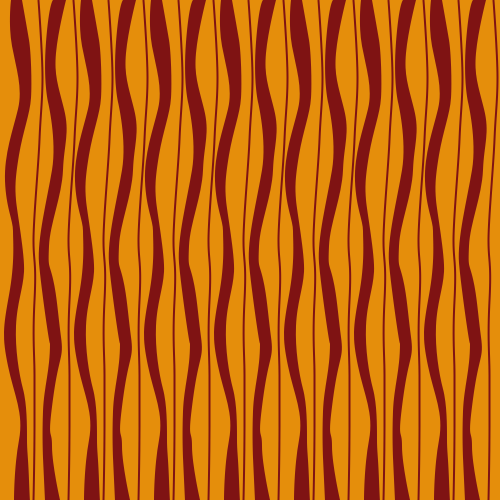
Frame 1 (no input)
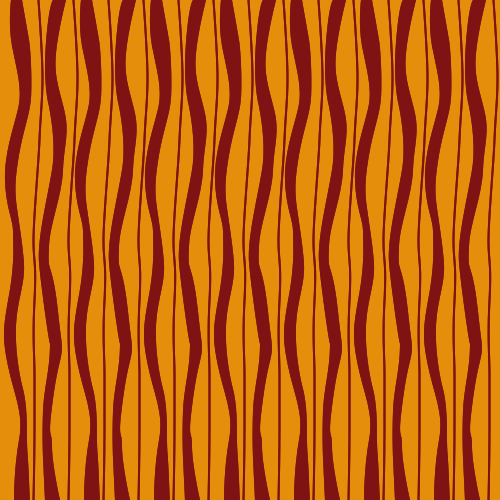
Frame 2 (the mouse pressed at the canvas centre, redrawn once)

The Processing sketch that drew these frames (run headless with seeded random() and noise(); the mouse was pressed at the canvas centre and the sketch redrawn once):

// Processing sketch: processing_11329
// ── processing_11329.pde

void setup() {
  size(500, 500);
  colorMode(HSB, 100);
  background(10, 95, 90);
  smooth();
  noLoop();
}


void draw() {
  drawWave1(); //right
  drawWave2(); //center
  drawWave3(); //left
}


void drawWave1() {
  noStroke();
  fill(0, 85, 50);
  for(int i = 0; i < 7; i++) {
    beginShape();
    vertex(11 + i * 70, 0);
    bezierVertex(11 + i * 70, 0, 8 + i * 70, 24, 12 + i * 70, 46);
    bezierVertex(16 + i * 70, 68, 23 + i * 70, 88, 18 + i * 70, 109);
    bezierVertex(13 + i * 70, 130, 4 + i * 70, 154, 5 + i * 70, 181);
    bezierVertex(6 + i * 70, 208, 13 + i * 70, 220, 13 + i * 70, 231);
    bezierVertex(13 + i * 70, 242, 15 + i * 70, 262, 9 + i * 70, 295);
    bezierVertex(3 + i * 70, 328, 2 + i * 70, 337, 8 + i * 70, 366);
    bezierVertex(14 + i * 70, 395, 24 + i * 70, 413, 19 + i * 70, 440);
    bezierVertex(14 + i * 70, 467, 14 + i * 70, 499, 14 + i * 70, 500);
    bezierVertex(14 + i * 70, 500, 30 + i * 70, 500, 30 + i * 70, 500);
    bezierVertex(30 + i * 70, 500, 30 + i * 70, 506, 29 + i * 70, 480);
    bezierVertex(28 + i * 70, 454, 27 + i * 70, 452, 27 + i * 70, 439);
    bezierVertex(27 + i * 70, 426, 27 + i * 70, 404, 23 + i * 70, 389);
    bezierVertex(19 + i * 70, 374, 15 + i * 70, 349, 16 + i * 70, 326);
    bezierVertex(17 + i * 70, 303, 23 + i * 70, 289, 24 + i * 70, 272);
    bezierVertex(25 + i * 70, 255, 17 + i * 70, 212, 16 + i * 70, 200);
    bezierVertex(15 + i * 70, 188, 15 + i * 70, 179, 19 + i * 70, 155);
    bezierVertex(23 + i * 70, 131, 30 + i * 70, 114, 31 + i * 70, 98);
    bezierVertex(32 + i * 70, 82, 31 + i * 70, 52, 29 + i * 70, 40);
    bezierVertex(27 + i * 70, 28, 22 + i * 70, 0, 22 + i * 70, 0);
    endShape(CLOSE);
  }
}

void drawWave2() {
  noFill();
  strokeWeight(2);
  stroke(0, 85, 50);
  for(int i = 0; i < 14; i++) {
    beginShape();
    vertex(38 + i * 35, 0);
    bezierVertex(38 + i * 35, 0, 38 + i * 35, 0, 38 + i * 35, 0);
    bezierVertex(38 + i * 35, 0, 42 + i * 35, 54, 42 + i * 35, 77);
    bezierVertex(42 + i * 35, 100, 40 + i * 35, 114, 39 + i * 35, 139);
    bezierVertex(38 + i * 35, 164, 33 + i * 35, 218, 33 + i * 35, 240);
    bezierVertex(33 + i * 35, 262, 36 + i * 35, 261, 34 + i * 35, 300);
    bezierVertex(32 + i * 35, 339, 34 + i * 35, 354, 34 + i * 35, 375);
    bezierVertex(34 + i * 35, 396, 34 + i * 35, 397, 34 + i * 35, 426);
    bezierVertex(34 + i * 35, 455, 33 + i * 35, 500, 33 + i * 35, 500);
    endShape();
  }
}

void drawWave3() {
  noStroke();
  fill(0, 85, 50);
  for(int i = 0; i < 7; i++) {
    beginShape();
    vertex(53, 0);
    bezierVertex(53 + i * 70, 0, 53 + i * 70, 0, 53 + i * 70, 0);
    bezierVertex(53 + i * 70, 0, 49 + i * 70, 3, 46 + i * 70, 42);
    bezierVertex(43 + i * 70, 81, 48 + i * 70, 102, 48 + i * 70, 102);
    bezierVertex(48 + i * 70, 102, 57 + i * 70, 140, 52 + i * 70, 170);
    bezierVertex(47 + i * 70, 200, 37 + i * 70, 239, 39 + i * 70, 263);
    bezierVertex(41 + i * 70, 287, 50 + i * 70, 350, 50 + i * 70, 343);
    bezierVertex(50 + i * 70, 371, 44 + i * 70, 386, 43 + i * 70, 411);
    bezierVertex(42 + i * 70, 436, 43 + i * 70, 458, 43 + i * 70, 458);
    bezierVertex(43 + i * 70, 458, 45 + i * 70, 501, 45 + i * 70, 501);
    bezierVertex(45 + i * 70, 501, 60 + i * 70, 500, 60 + i * 70, 500);
    bezierVertex(60 + i * 70, 500, 52 + i * 70, 465, 52 + i * 70, 446);
    bezierVertex(52 + i * 70, 427, 47 + i * 70, 444, 53 + i * 70, 399);
    bezierVertex(59 + i * 70, 354, 64 + i * 70, 359, 61 + i * 70, 337);
    bezierVertex(58 + i * 70, 315, 57 + i * 70, 296, 53 + i * 70, 279);
    bezierVertex(49 + i * 70, 262, 48 + i * 70, 269, 49 + i * 70, 246);
    bezierVertex(50 + i * 70, 223, 62 + i * 70, 196, 63 + i * 70, 170);
    bezierVertex(64 + i * 70, 144, 70 + i * 70, 133, 64 + i * 70, 109);
    bezierVertex(58 + i * 70, 85, 54 + i * 70, 75, 56 + i * 70, 53);
    bezierVertex(58 + i * 70, 31, 66 + i * 70, 0, 66 + i * 70, 0);
    endShape(CLOSE);
  }
}
